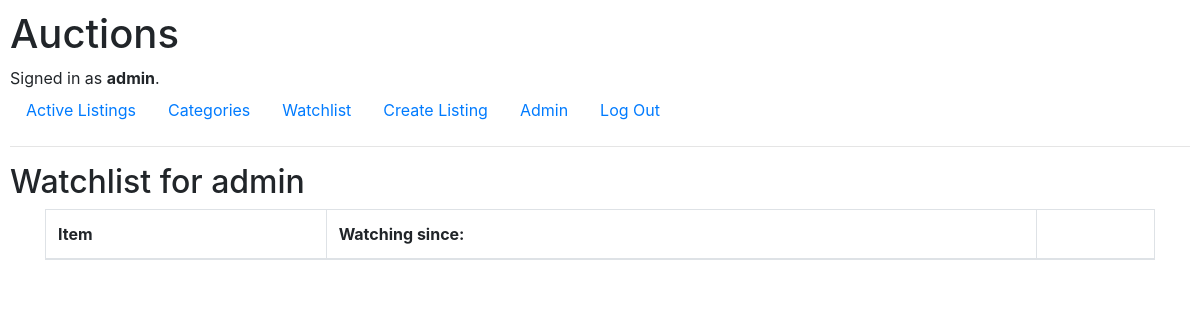
/listings/watch (signed in), run on an earlier commit of the app's database.
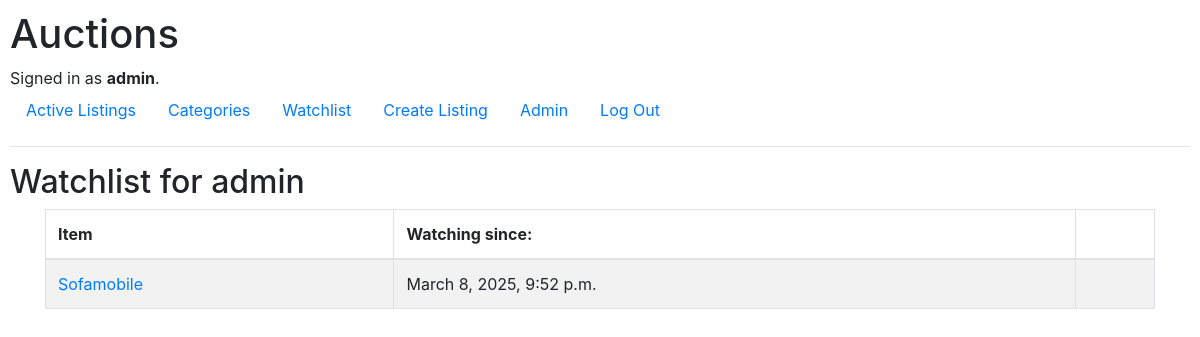
And on a later commit of the database.
### auctions/models.py (models this page shows)
class Watch(models.Model):
    watcher = models.ForeignKey(User, on_delete=models.CASCADE, related_name="watchlist")
    item = models.ForeignKey(Listings, on_delete=models.CASCADE)
    date = models.DateTimeField(auto_now_add=True)

class Listings(models.Model):
    vendor = models.ForeignKey(User, on_delete=models.CASCADE, related_name="user_listings")
    categories = models.ManyToManyField(Categories)
    title = models.CharField(max_length=64)
    description = models.CharField(max_length=256, blank=True, default="")
    reserve_price = models.DecimalField(decimal_places=2, max_digits=8, default=0)
    date_listed = models.DateTimeField(auto_now_add=True)
    img_file = models.CharField(max_length=64, blank=True, default="")
    active = models.BooleanField()
    def __str__(self):
        return f"{self.title}"

### auctions/views.py (the view)
# urls.py: path("listings/watch", views.watchlist, name="watchlist"),
def watchlist(request):
    user = request.user
    listings = Watch.objects.filter(watcher=user.id)
    return render(request, "auctions/watchlist.html", {
        "listings": listings
    })

### auctions/templates/auctions/watchlist.html
{% extends "auctions/layout.html" %}
{% block body %}
  <h2>Watchlist {% if user.is_authenticated %} for {{ user.username }}{% endif %}</h2>
  <div class="container">
    <div class="row">
        <div class="col-md-12">
            <table class="table table-bordered table-striped table-hover">
              <thead><th>Item</th><th>Watching since:</th><th></th></thead>
              <tbody>
              {% for listing in listings %}
                <tr><td><a href="{{ listing.item.id }}">{{ listing.item }}</a></td><td>{{ listing.date }}</td><td></td></tr>
              {% endfor %}
              </tbody>
            </table>
        </div>
    </div>
</div>
{% endblock %}

What changed in the data, as far as the page shows it:
added Watch: item "Sofamobile", date "March 8, 2025, 9:52 p.m."
